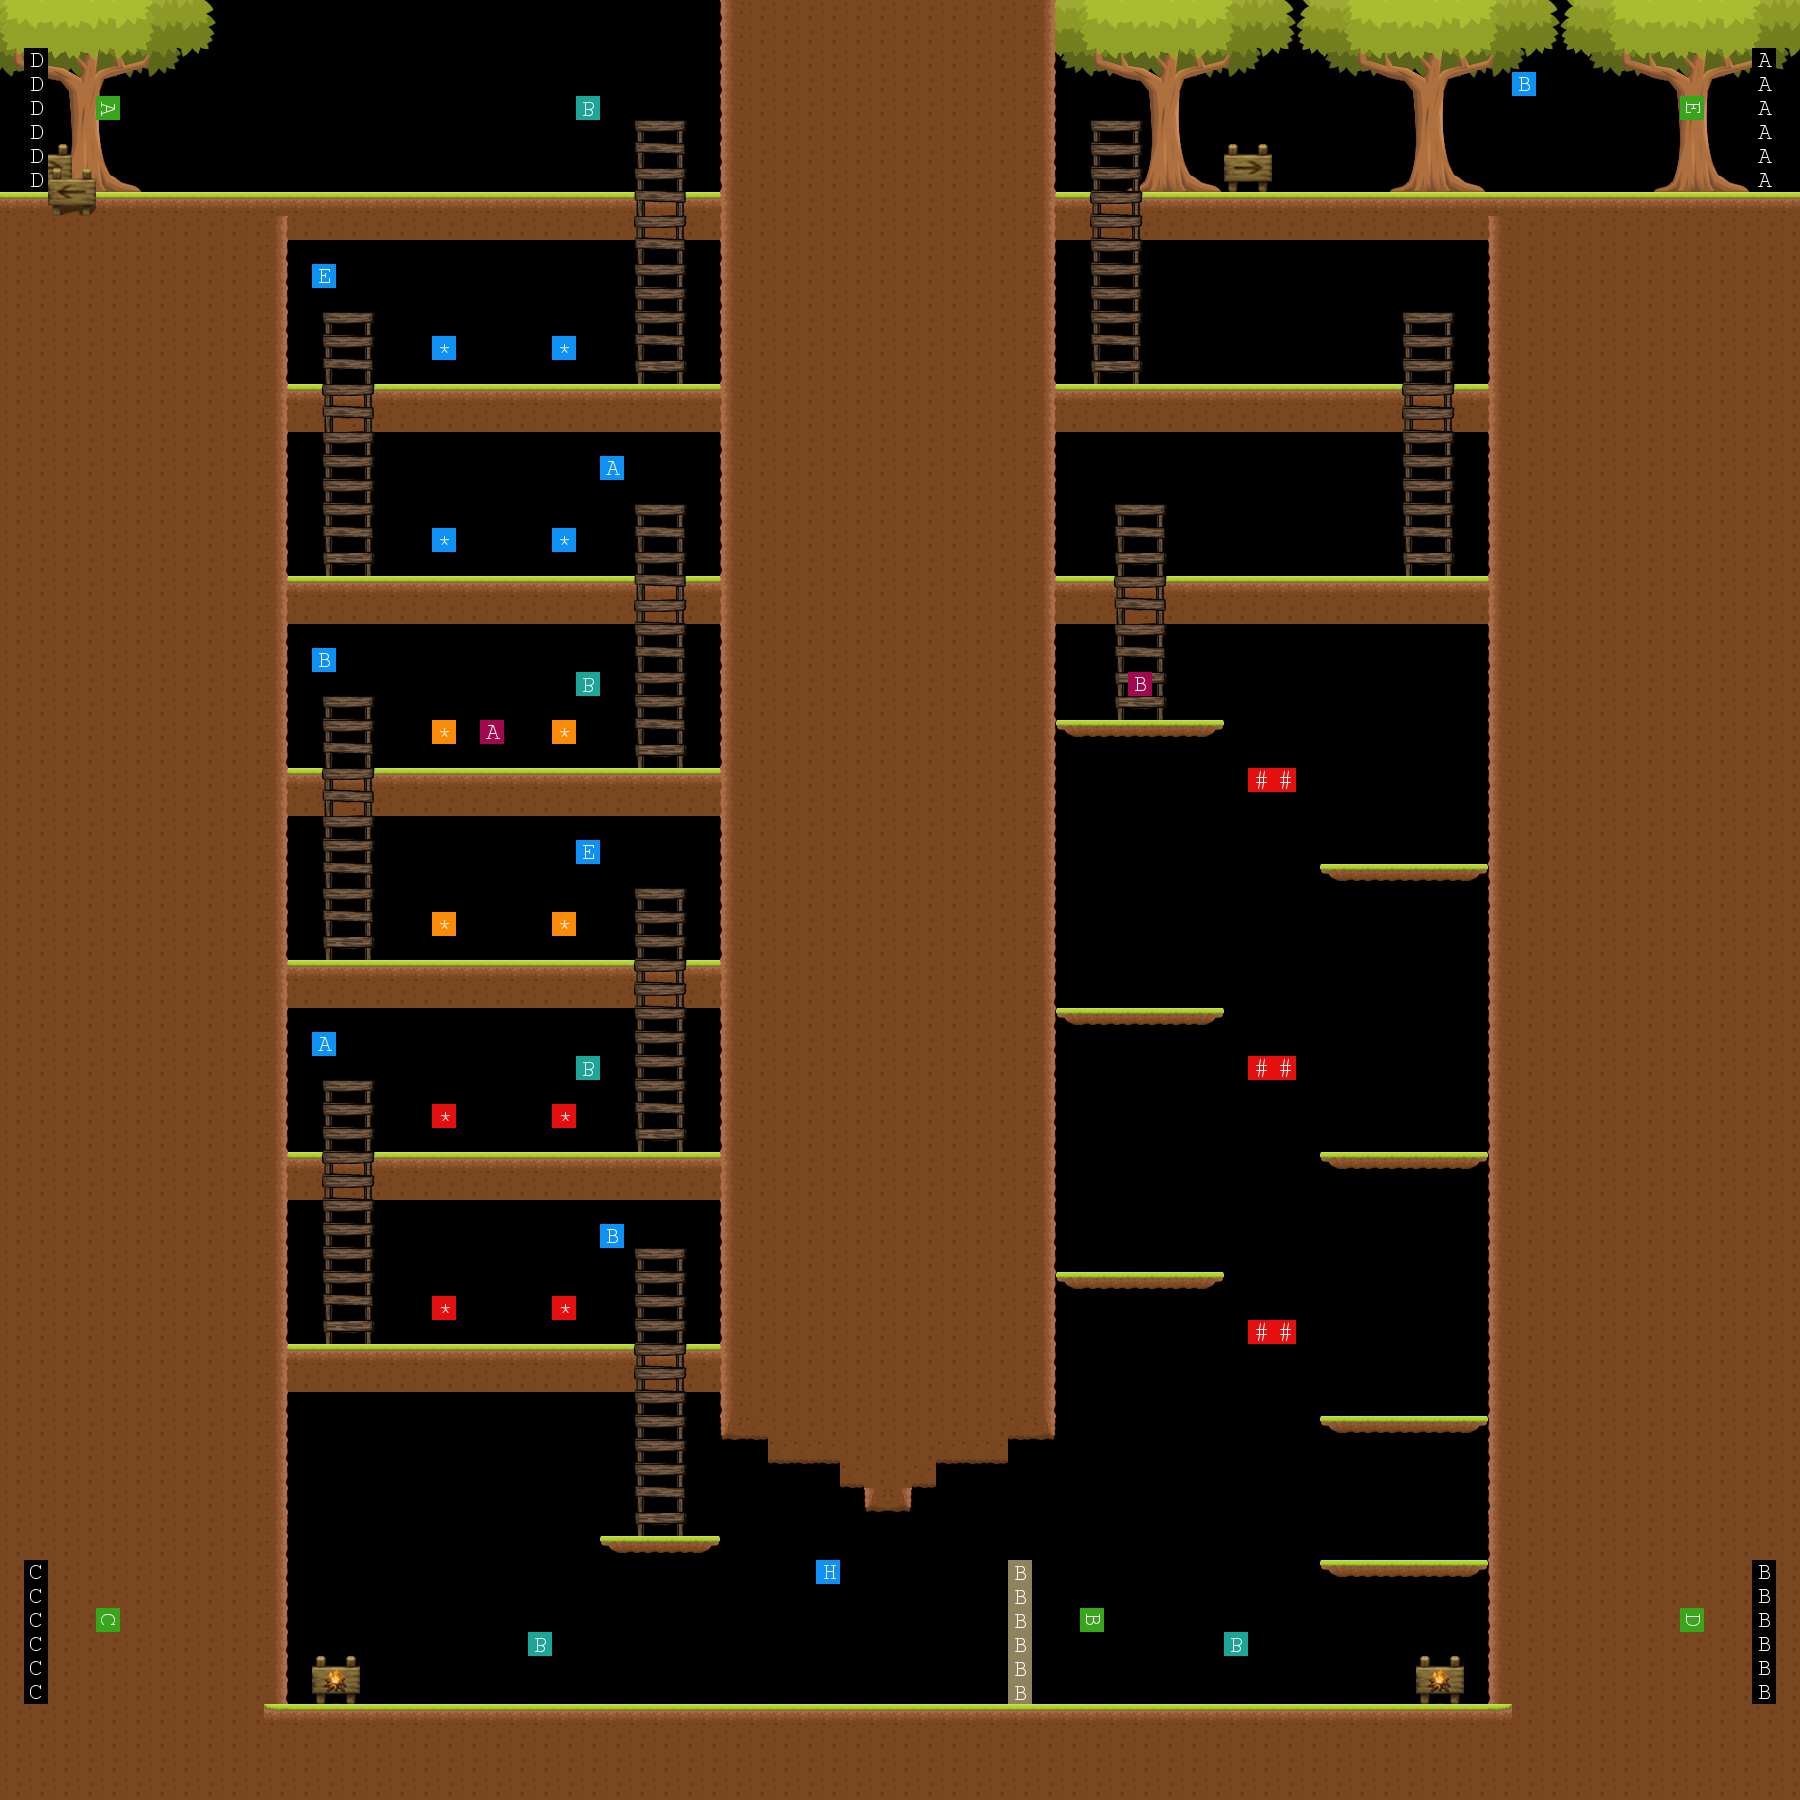

Rendered tile map (Tiled .tmx) drawn with the repository's tilesets; below, a short description and the map source with its tile grids summarised:
An orthogonal 75x75 tile map with 24x24 px tiles, 19 tile layers (DecorationBack_1, DecorationBack_2, Base_1, Base_2, ...), 8 tilesets and 10 objects (1, 2, 3, 4, 5, ...).

<map version="1.2" tiledversion="1.3.0" orientation="orthogonal" renderorder="right-down" compressionlevel="0" width="75" height="75" tilewidth="24" tileheight="24" infinite="0" nextlayerid="23" nextobjectid="12">
 <tileset firstgid="1" name="Base" tilewidth="24" tileheight="24" spacing="1" margin="1" tilecount="8" columns="8">
  <image source="maps/Base.png" width="201" height="26" />
 </tileset>
 <tileset firstgid="9" name="Solid" tilewidth="24" tileheight="24" spacing="1" margin="1" tilecount="8" columns="8">
  <image source="maps/Solid.png" width="201" height="26" />
 </tileset>
 <tileset firstgid="17" name="Ladder" tilewidth="24" tileheight="24" tilecount="36" columns="12">
  <image source="maps/Ladder.png" width="288" height="72" />
 </tileset>
 <tileset firstgid="53" name="Flags" tilewidth="24" tileheight="24" tilecount="330" columns="30">
  <image source="maps/MarioFlags.png" width="720" height="264" />
 </tileset>
 <tileset firstgid="383" name="OtherFlags" tilewidth="24" tileheight="24" tilecount="1024" columns="32">
  <image source="maps/OtherFlags.png" width="768" height="768" />
 </tileset>
 <tileset firstgid="1407" name="Location" tilewidth="24" tileheight="24" tilecount="100" columns="10">
  <image source="maps/Location.png" width="240" height="240" />
 </tileset>
 <tileset firstgid="1507" name="Notification" tilewidth="24" tileheight="24" tilecount="100" columns="10">
  <image source="maps/Notification.png" width="240" height="240" />
 </tileset>
 <tileset firstgid="1607" name="BigTree2" tilewidth="24" tileheight="24" tilecount="121" columns="11">
  <image source="maps/BigTree2.png" width="264" height="264" />
 </tileset>
 <layer id="5" name="DecorationBack_1" width="75" height="75">
  <data>[5625 cells, 135 non-empty, 93 distinct tile ids]</data>
 </layer>
 <layer id="15" name="DecorationBack_2" width="75" height="75">
  <data>[5625 cells, 260 non-empty, 92 distinct tile ids]</data>
 </layer>
 <layer id="1" name="Base_1" width="75" height="75">
  <data>[5625 cells, 285 non-empty, 6 distinct tile ids]</data>
 </layer>
 <layer id="8" name="Base_2" width="75" height="75">
  <properties>
   <property name="DIRECTION" value="0,2,0" />
   <property name="LENGTH" value="72" />
   <property name="SPEED" value="1" />
   <property name="TYPEMOV" value="2" />
  </properties>
  <data>[5625 cells, 7 non-empty, 3 distinct tile ids]</data>
 </layer>
 <layer id="9" name="Base_3" width="75" height="75">
  <properties>
   <property name="DIRECTION" value="0,-2,0" />
   <property name="LENGTH" value="72" />
   <property name="SPEED" value="1" />
   <property name="TYPEMOV" value="2" />
  </properties>
  <data>[5625 cells, 7 non-empty, 3 distinct tile ids]</data>
 </layer>
 <layer id="11" name="Base_4" width="75" height="75">
  <properties>
   <property name="DIRECTION" value="0,2,0" />
   <property name="LENGTH" value="72" />
   <property name="SPEED" value="1" />
   <property name="TYPEMOV" value="2" />
  </properties>
  <data>[5625 cells, 7 non-empty, 3 distinct tile ids]</data>
 </layer>
 <layer id="12" name="Base_5" width="75" height="75">
  <properties>
   <property name="DIRECTION" value="0,-2,0" />
   <property name="LENGTH" value="72" />
   <property name="SPEED" value="1" />
   <property name="TYPEMOV" value="2" />
  </properties>
  <data>[5625 cells, 7 non-empty, 3 distinct tile ids]</data>
 </layer>
 <layer id="13" name="Base_6" width="75" height="75">
  <properties>
   <property name="DIRECTION" value="0,2,0" />
   <property name="LENGTH" value="72" />
   <property name="SPEED" value="1" />
   <property name="TYPEMOV" value="2" />
  </properties>
  <data>[5625 cells, 7 non-empty, 3 distinct tile ids]</data>
 </layer>
 <layer id="14" name="Base_7" width="75" height="75">
  <properties>
   <property name="DIRECTION" value="0,-2,0" />
   <property name="LENGTH" value="72" />
   <property name="SPEED" value="1" />
   <property name="TYPEMOV" value="2" />
  </properties>
  <data>[5625 cells, 7 non-empty, 3 distinct tile ids]</data>
 </layer>
 <layer id="19" name="BaseRemoveable_Right" width="75" height="75">
  <data>[5625 cells, 13 non-empty, 1 distinct tile ids]</data>
 </layer>
 <layer id="21" name="BaseRemoveable_Left" width="75" height="75">
  <data>[5625 cells, 12 non-empty, 1 distinct tile ids]</data>
 </layer>
 <layer id="22" name="Solid_BackLadder" width="75" height="75">
  <data>[5625 cells, 200 non-empty, 3 distinct tile ids]</data>
 </layer>
 <layer id="10" name="Ladder_1" width="75" height="75">
  <data>[5625 cells, 297 non-empty, 9 distinct tile ids]</data>
 </layer>
 <layer id="2" name="Solid_1" width="75" height="75">
  <data>[5625 cells, 2456 non-empty, 6 distinct tile ids]</data>
 </layer>
 <layer id="18" name="SolidRemoveable_Right" width="75" height="75">
  <data>[5625 cells, 117 non-empty, 3 distinct tile ids]</data>
 </layer>
 <layer id="20" name="SolidRemoveable_Left" width="75" height="75">
  <data>[5625 cells, 108 non-empty, 3 distinct tile ids]</data>
 </layer>
 <layer id="6" name="DecorationFront_1" width="75" height="75">
  <data>[5625 cells, 4 non-empty, 4 distinct tile ids]</data>
 </layer>
 <layer id="3" name="Location" width="75" height="75">
  <data>[5625 cells, 36 non-empty, 14 distinct tile ids]</data>
 </layer>
 <layer id="4" name="Notification" width="75" height="75">
  <data>[5625 cells, 32 non-empty, 7 distinct tile ids]</data>
 </layer>
 <objectgroup id="16" name="ObjectZone">
  <!-- 10 objects omitted --></objectgroup>
</map>
<!-- 10 of 10 objects omitted -->
